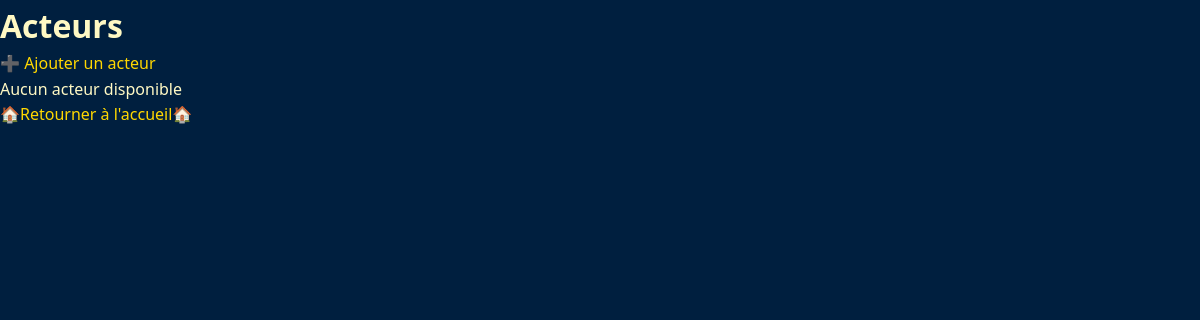
Page /acteurs/ on the earlier database version.
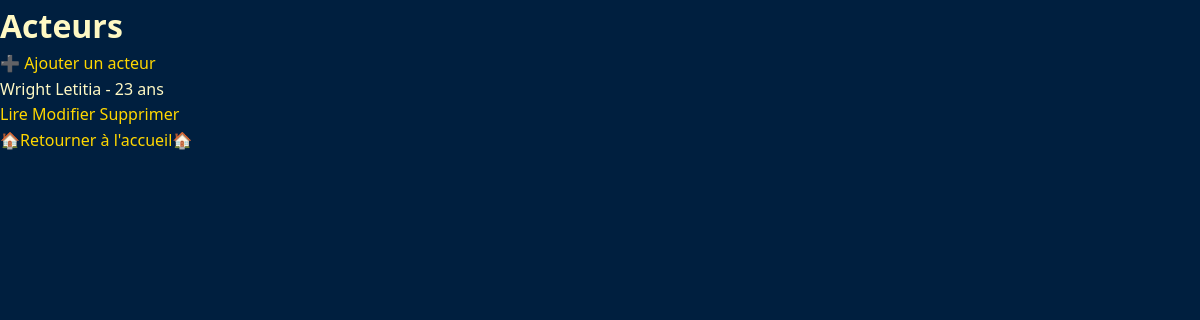
Same page on the later database version.
### seefilm/models.py (models this page shows, shortened)
class Acteurs(models.Model):
    idacteurs = models.AutoField(primary_key=True)
    nomAct = models.CharField(max_length=45)
    prenomAct = models.CharField(max_length=45)
    age = models.IntegerField(blank=True, null=True)
    photo = models.ImageField(
        upload_to='acteurs/',
        blank=True,
        null=True,
        editable=True,
    )
    class Meta:
        db_table = 'acteurs'
        verbose_name_plural = "Acteurs"

### seefilm/views.py (the view)
# urls.py: path('acteurs/', views.allActeurs, name='seeacteurs'),
def allActeurs(request):
    liste_acteur = Acteurs.objects.all()
    return render(
        request,
        "seefilm/acteurs.html",
        {"liste_acteur": liste_acteur}
    )

### seefilm/templates/seefilm/acteurs.html (shortened to what this page needs)
{% load static %}
<!DOCTYPE html>
<html lang="en">
<head>
    <link rel="stylesheet" href="{% static 'seefilm/style.css' %}">
</head>
<body>
<h1>Acteurs</h1>
<a href="/acteurajout/">➕ Ajouter un acteur</a>
<ul>
    {% for a in liste_acteur %}
        <li>
    {{ a.nomAct }} {{ a.prenomAct }}
    - {{ a.age }} ans
    <br>
    <a href="/acteuraffiche/{{ a.idacteurs }}/">Lire</a>
    <a href="/acteurupdate/{{ a.idacteurs }}/">Modifier</a>
    <a href="/acteurdelete/{{ a.idacteurs }}/">Supprimer</a>
</li>
    {% empty %}
        <li>Aucun acteur disponible</li>
    {% endfor %}
</ul>
<a href="/">🏠Retourner à l'accueil🏠</a>
</body>
</html>

Differences in the rows shown:
added Acteurs: nomAct "Wright", prenomAct "Letitia", age "23"
Other differences:
text no longer shown: "Aucun acteur disponible"
